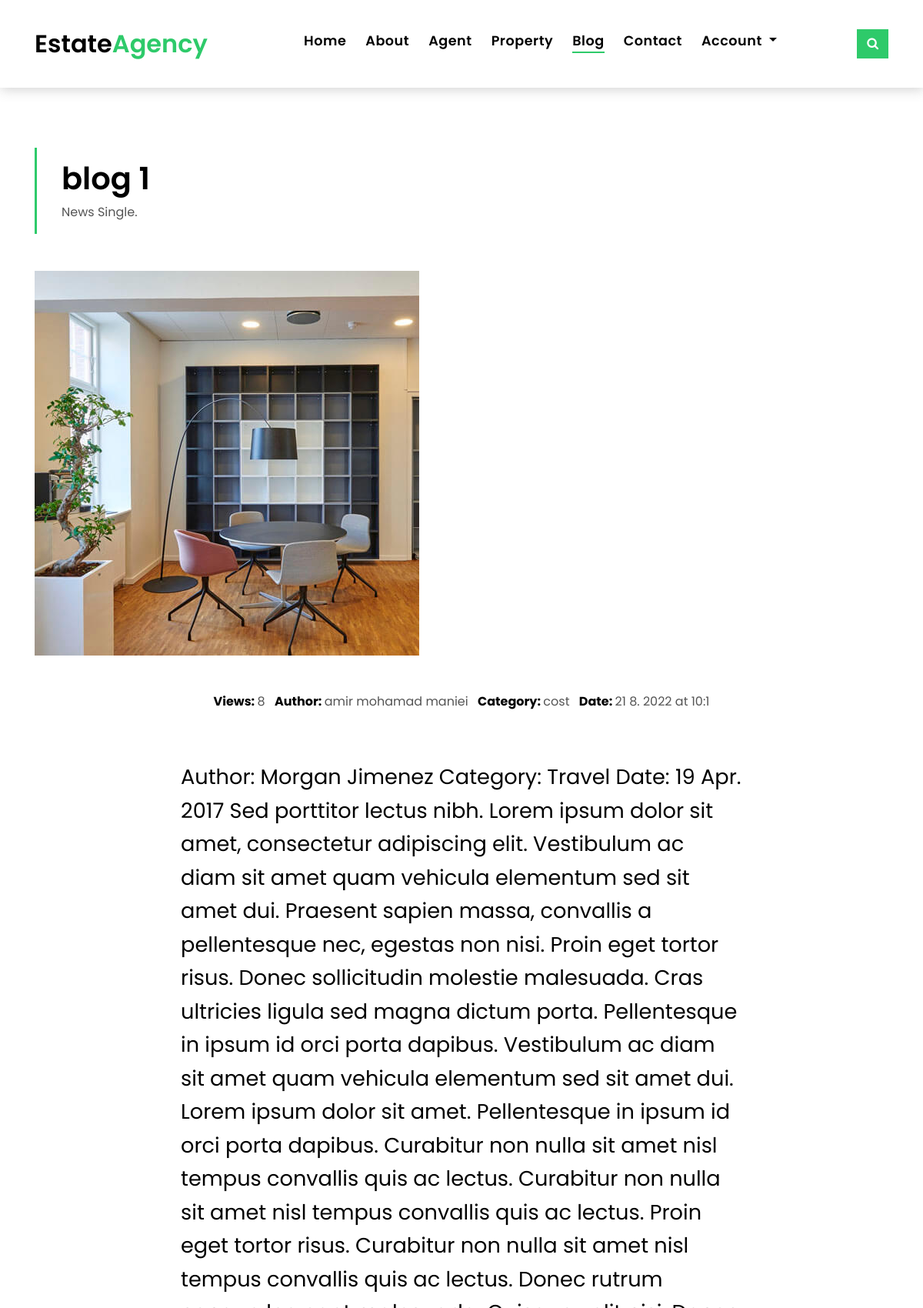
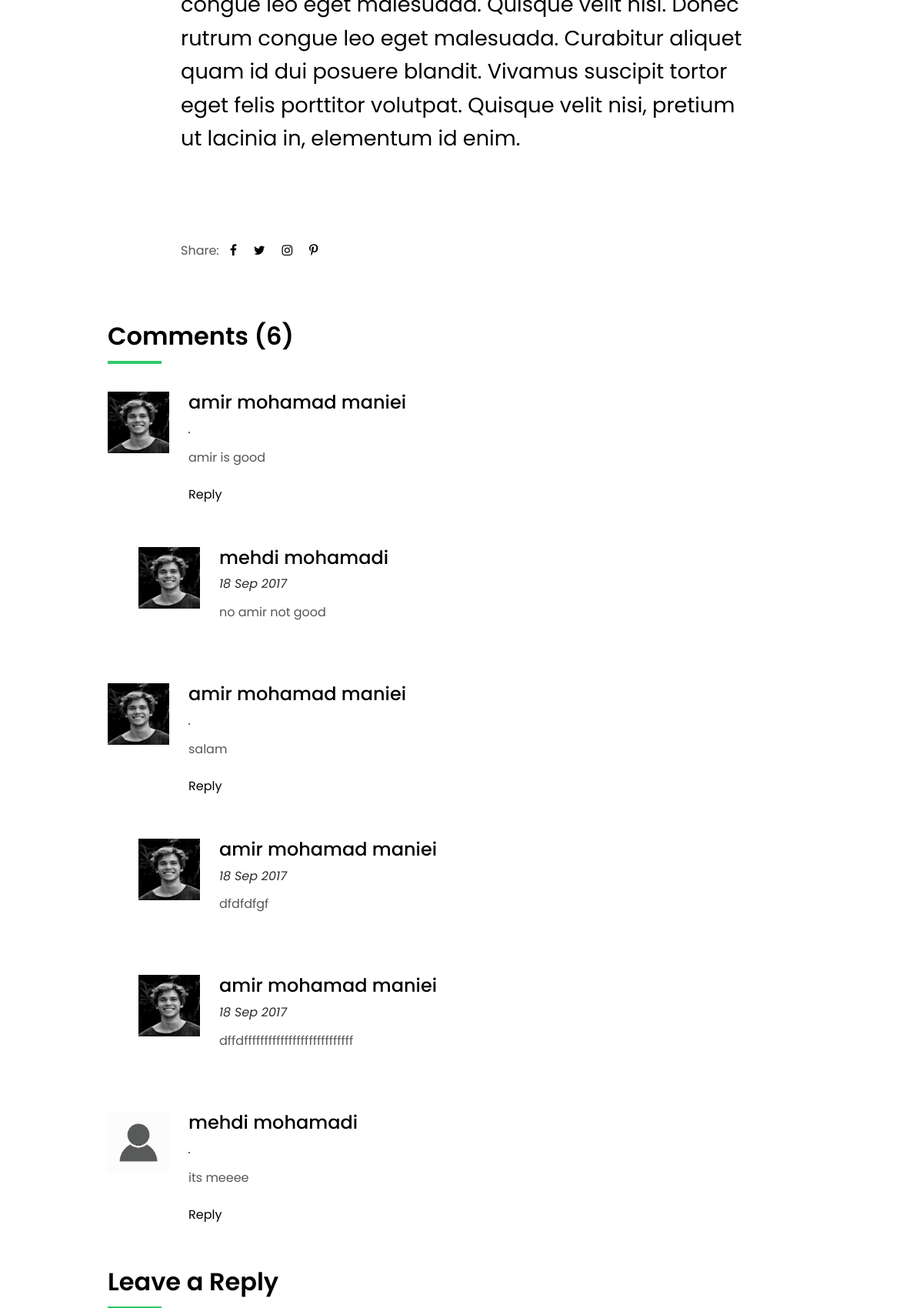
/blog/detail/blog-1 (upper part), run on the app's committed database (2 pictures, top to bottom).
### blog/models.py (models this page shows, shortened)
class Blog(models.Model):
    title = models.CharField(max_length=50)
    image = models.ImageField(upload_to='img/blog')
    author = models.ForeignKey(CustomUser, on_delete=models.CASCADE, related_name='blogs')
    category = models.ForeignKey(Category, on_delete=models.CASCADE, related_name='blogs')
    description = models.TextField()
    view = models.IntegerField(default=0)
    slug = models.SlugField(blank=True)
    created = models.DateTimeField(auto_now_add=True)
    def save(self):
        self.slug = slugify(self.title)
        super(Blog, self).save()
    def get_date_created(self):
        return f'{self.created.day} {self.created.month}. {self.created.year}'

class Category(models.Model):
    title = models.CharField(max_length=50, unique=True)
    slug = models.SlugField(blank=True, null=True)

class Comment(models.Model):
    user = models.ForeignKey(CustomUser, on_delete=models.CASCADE)
    blog = models.ForeignKey(Blog, on_delete=models.CASCADE, related_name='comments')
    description = models.TextField()
    pattern = models.ForeignKey('self', on_delete=models.CASCADE, related_name='replies', null=True, blank=True)
    created = models.DateTimeField(auto_now_add=True)

### account/models.py (models this page shows, shortened)
class CustomUser(AbstractBaseUser):
    phone = models.CharField(max_length=11, unique=True)
    first_name = models.CharField(max_length=70, null=True, blank=True)
    last_name = models.CharField(max_length=70, null=True, blank=True)
    image = models.ImageField(upload_to='img/user', null=True, blank=True)
    is_active = models.BooleanField(default=True)
    is_admin = models.BooleanField(default=False)
    USERNAME_FIELD = 'phone'
    REQUIRED_FIELDS = []
    objects = CustomUserManager()

### blog/views.py (the view, shortened to what this page needs)
# urls.py: path('detail/<slug:slug>', views.BlogDetailView.as_view(), name='detail_blog'),
class BlogDetailView(generic.View):
    def get(self, request, slug):
        blog = Blog.objects.get(slug=slug)
        blog.view += 1
        blog.save()
        form = CommentForm()
        return render(request, 'blog/blog_detail.html', {'object': blog, 'form': form})

### blog/templates/blog/blog_detail.html (shortened to what this page needs)
{% extends 'base.html' %}
{% load static %}
{% block content %}
    <section class="intro-single">
        <div class="container">
            <div class="row">
                <div class="col-md-12 col-lg-8">
                    <div class="title-single-box">
                        <h1 class="title-single">{{ object.title }}</h1>
                        <span class="color-text-a">News Single.</span>
                    </div>
                </div>
                <div class="col-md-12 col-lg-4">
                    <nav aria-label="breadcrumb" class="breadcrumb-box d-flex justify-content-lg-end">
                    </nav>
                </div>
            </div>
        </div>
    </section>
    <section class="news-single nav-arrow-b">
        <div class="container">
            <div class="row">
                <div class="col-sm-12">
                    <div class="news-img-box">
                        <img src="{{ object.image.url }}" alt="" class="img-fluid">
                    </div>
                </div>
                <div class="col-md-10 offset-md-1 col-lg-8 offset-lg-2">
                    <div class="post-information">
                        <ul class="list-inline text-center color-a">
                            <li class="list-inline-item mr-2">
                                <strong>Views: </strong>
                                <span class="color-text-a">{{ object.view }}</span>
                            </li>
                            <li class="list-inline-item mr-2">
                                <strong>Author: </strong>
                                <span class="color-text-a">{{ object.author.first_name }} {{ object.author.last_name }}</span>
                            </li>
                            <li class="list-inline-item mr-2">
                                <strong>Category: </strong>
                                <span class="color-text-a">{{ object.category.title }}</span>
                            </li>
                            <li class="list-inline-item">
                                <strong>Date: </strong>
                                <span class="color-text-a">{{ object.get_date_created }}
                                     at {{ object.created.time.hour }}:{{ object.created.time.minute }}</span>
                            </li>
                        </ul>
                    </div>
                    <div class="post-content color-text-a">
                        <p class="post-intro">
                            {{ object.description }}
                        </p>
                    </div>
                    <div class="post-footer">
                        <div class="post-share">
                            <span>Share: </span>
                            <ul class="list-inline socials">
                                <li class="list-inline-item">
                                    <a href="#">
                                        <i class="fa fa-facebook" aria-hidden="true"></i>
                                    </a>
                                </li>
                                <li class="list-inline-item">
                                    <a href="#">
                                        <i class="fa fa-twitter" aria-hidden="true"></i>
                                    </a>
                                </li>
                                <li class="list-inline-item">
                                    <a href="#">
                                        <i class="fa fa-instagram" aria-hidden="true"></i>
                                    </a>
                                </li>
                                <li class="list-inline-item">
                                    <a href="#">
                                        <i class="fa fa-pinterest-p" aria-hidden="true"></i>
                                    </a>
                                </li>
                            </ul>
                        </div>
                    </div>
                </div>
                <div class="col-md-10 offset-md-1 col-lg-10 offset-lg-1">
                    <div class="title-box-d">
                        <h3 class="title-d">Comments ({{ object.comments.all.count }})</h3>
                    </div>
                    <div class="box-comments">
                        <ul class="list-comments">
                            {% for comment in object.comments.all %}
                                {% if not comment.pattern %}
                                    <li>
                                        <div class="comment-avatar">
                                            {% if comment.user.image %}
                                                <img src="{{ comment.user.image.url }}" alt="">
                                            {% else %}
                                                <img src="{% static 'img/person.png' %}" alt="">
                                            {% endif %}
                                        </div>
                                        <div class="comment-details">
                                            <h4 class="comment-author">{{ comment.user.first_name }} {{ comment.user.last_name }}</h4>
                                            <span>{{ blog.created.date.day }} {{ blog.created.date.month }}. {{ blog.created.date.year }}</span>
                                            <p class="comment-description">
                                                {{ comment.description }}
                                            </p>
                                            <a href="3">Reply</a>
                                        </div>
                                    </li>
                                    {% for reply in comment.replies.all %}
                                        <li class="comment-children">
                                            <div class="comment-avatar">
                                                {% if comment.user.image %}
                                                    <img src="{{ comment.user.image.url }}" alt="">
                                                {% else %}
                                                    <img src="{% static 'img/person.png' %}" alt="">
                                                {% endif %}
                                            </div>
                                            <div class="comment-details">
                                                <h4 class="comment-author">{{ reply.user.first_name }} {{ reply.user.last_name }}</h4>
                                                <span>18 Sep 2017</span>
                                                <p class="comment-description">
                                                    {{ reply.description }}
                                                </p>
                                            </div>
                                        </li>
                                    {% endfor %}
                                {% endif %}
                            {% endfor %}
                        </ul>
                    </div>
                    <div class="form-comments">
                        <div class="title-box-d">
                            <h3 class="title-d"> Leave a Reply</h3>
                        </div>
                    </div>
                </div>
            </div>
        </div>
    </section>
{% endblock %}

### static/css/style.css (style rules this page uses)
body { font-family: 'Poppins', sans-serif; color: #555555; }
h1, h2, h3, h4, h5, h6 { color: #000000; }
a { color: #000000; transition: all .5s ease; }
.color-a { color: #000000; }
.color-text-a { color: #555555; }
.title-box-d { padding-bottom: 1.8rem; margin-bottom: 1rem; position: relative; }
.title-box-d .title-d { font-weight: 600; font-size: 2rem; }
.title-box-d .title-d:after { content: ''; position: absolute; width: 70px; height: 4px; background-color: #2eca6a; bottom: 20px; left: 0; }
.ul-resect ul, .list-a ul, .box-comments ul { list-style: none; padding-left: 0; margin-bottom: 0; }
.intro-single { padding: 12rem 0 3rem; }
.intro-single .title-single-box { padding: 1rem 0 1rem 2rem; }
.intro-single .title-single-box { border-left: 3px solid #2eca6a; }
.intro-single .title-single-box .title-single { font-weight: 600; font-size: 2.2rem; }
.intro-single .breadcrumb-box { padding: 1rem 0 0 .5rem; }
.post-information { padding: 3rem 0; }
.post-content { font-size: 1.1rem; font-weight: 300; line-height: 1.6; }
.post-content .post-intro { font-size: 1.7rem; font-weight: 300; margin-bottom: 4rem; line-height: 1.6; color: #000000; font-weight: 400; }
.post-content p { margin-bottom: 1.7rem; }
.post-footer { padding: 3rem 0 4rem; }
.post-share .socials { display: inline-block; }
.post-share .socials li { margin-left: .6rem; }
.box-comments .list-comments li { padding-bottom: 3.5rem; }
.box-comments .list-comments .comment-avatar { display: table-cell; vertical-align: top; }
.box-comments .list-comments .comment-avatar img { width: 80px; height: 80px; }
.box-comments .list-comments .comment-author { font-size: 1.3rem; }
.box-comments .list-comments .comment-details { display: table-cell; vertical-align: top; padding-left: 25px; }
.box-comments .list-comments .comment-description { padding: .8rem 0 .5rem 0; }
.box-comments .list-comments a { color: #000000; }
.box-comments .list-comments span { display: block; color: #2B2A2A; font-style: italic; }
.box-comments .comment-children { margin-left: 40px; }
@media (min-width: 768px) { .intro-single .title-single-box .title-single { font-size: 2.1rem; } }
@media (min-width: 768px) { .box-comments .list-comments .comment-author { font-size: 1.5rem; } }
@media (min-width: 992px) { .intro-single .title-single-box .title-single { font-size: 2.5rem; } }

### data on the page
Blog: title "blog 1", image (picture), view "8", author.first_name "amir mohamad", author.last_name "maniei", category "cost", get_date_created "21 8. 2022", created.time.hour "10", created.time.minute "1", description "Author: Morgan Jimenez Category: Travel Date: 19 Apr. 2017 Sed porttitor lectus nibh. Lorem ipsum dolor sit amet, consectetur adipiscing elit. Vestibulum ac diam sit amet quam vehicula elementum sed sit amet dui. Praesent sapien massa, convallis a pellentesque nec, egestas non nisi. Proin eget tortor risus. Donec sollicitudin molestie malesuada. Cras ultricies ligula sed magna dictum porta. Pellentesque in ipsum id orci porta dapibus. Vestibulum ac diam sit amet quam vehicula elementum sed sit amet dui. Lorem ipsum dolor sit amet. Pellentesque in ipsum id orci porta dapibus. Curabitur non nulla sit amet nisl tempus convallis quis ac lectus. Curabitur non nulla sit amet nisl tempus convallis…", comments.all.count "6"
Comment: user.image (picture), user.first_name "amir mohamad", user.last_name "maniei", description "amir is good"
Comment: user.image (picture), user.first_name "mehdi", user.last_name "mohamadi", description "no amir not good"
Comment: user.image (picture), user.first_name "amir mohamad", user.last_name "maniei", description "salam"
Comment: user.image (picture), user.first_name "amir mohamad", user.last_name "maniei", description "dfdfdfgf"
Comment: user.image (picture), user.first_name "amir mohamad", user.last_name "maniei", description "dffdfffffffffffffffffffffffffff"
Comment: user.first_name "mehdi", user.last_name "mohamadi", description "its meeee"
